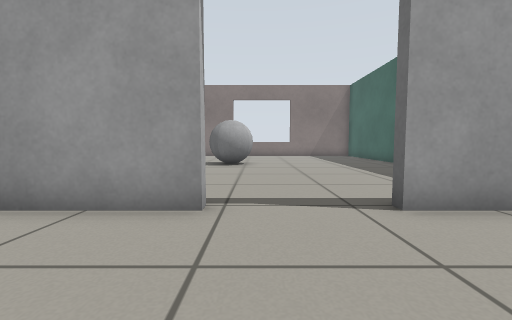
View 1 (above)

17 first-person views from a walk through a world built for the Gazebo simulator. The camera is 0.5 m above the floor, tilts 4° down and sees 90° across. The floor is counted in squares, 0.5 m on a side. Each view is taken from the middle of a square. On the plan, view 1 faces up. The plan holds only what a view shows up to about 11 squares ahead; the rest is blank.

View 2
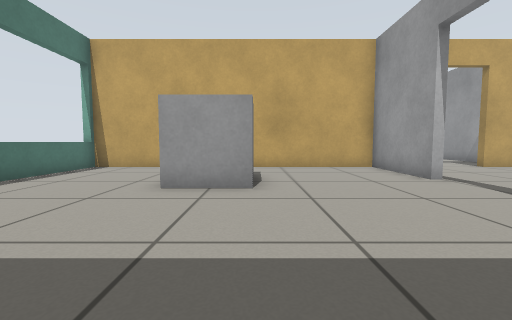

View 3
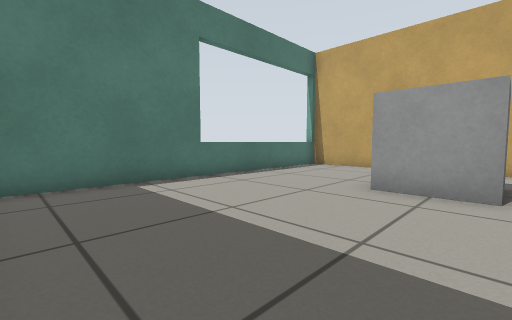

View 4
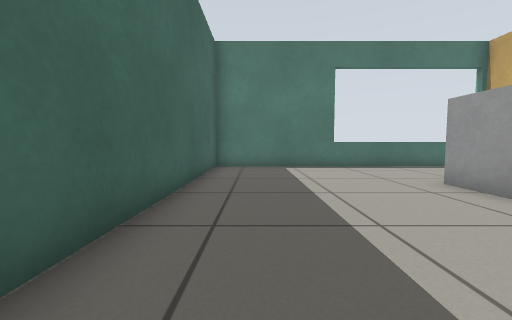

View 5
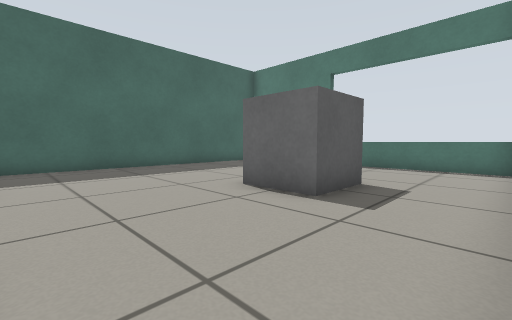

View 6
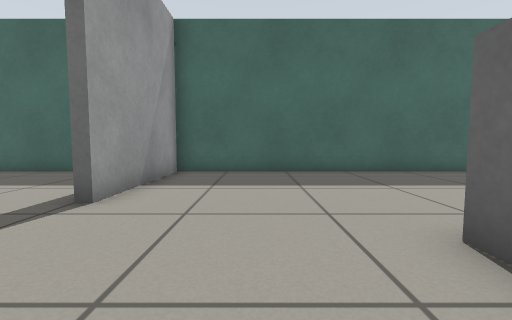

View 7
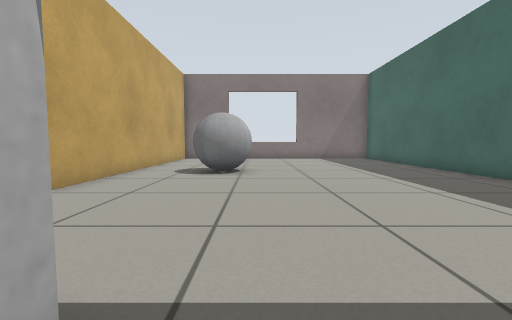

View 8
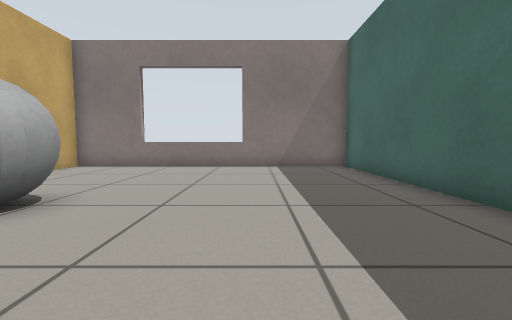

View 9
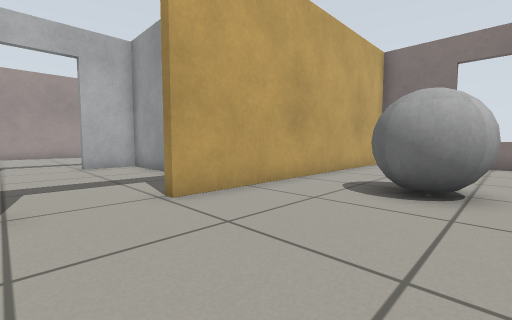

View 10
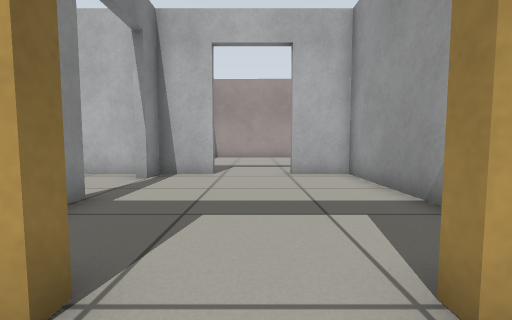

View 11
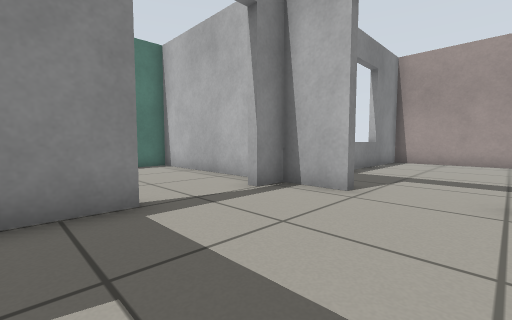

View 12
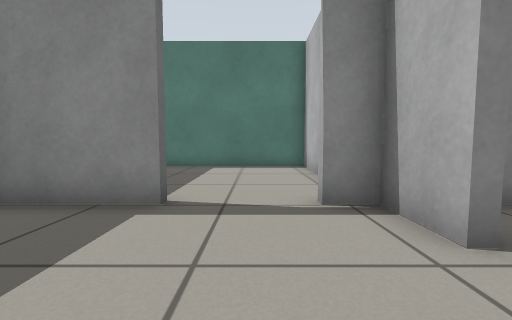

View 13
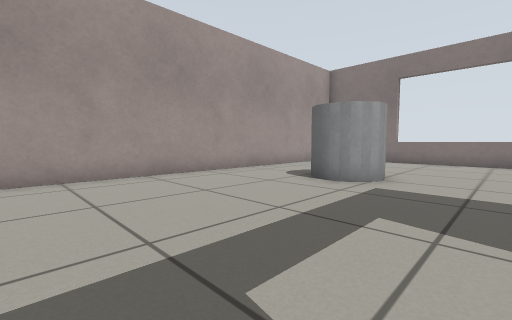

View 14
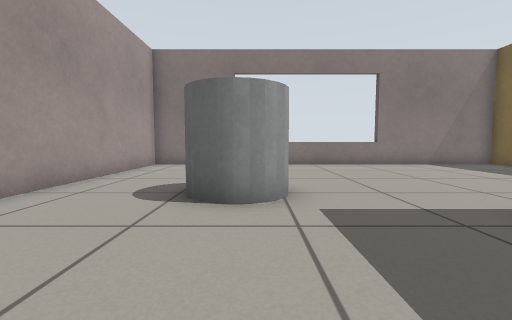

View 15
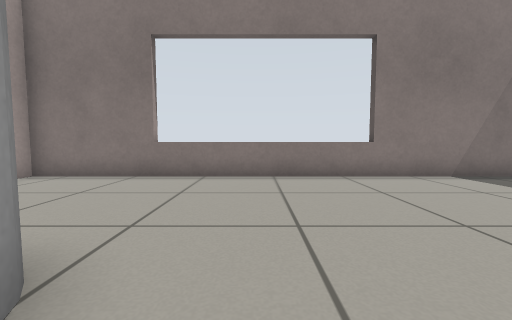

View 16
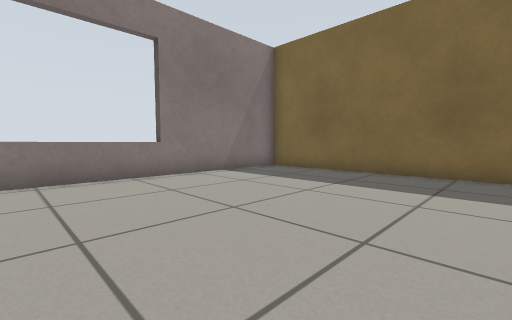

View 17
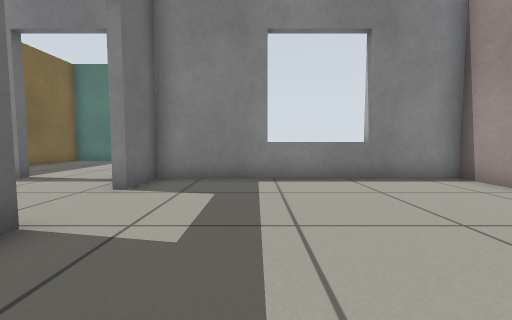

### Floor plan
Points are (right, up) in squares from view 1. A wall is a line through its corners. A room is listed if a view was taken in it or the views show most of it. See-through windows are left out.
Room 1 (views 1, 2, 3, 4, 5, 6, 7)
walls: (-0.8, 3.7) (-4.3, 3.7) (-4.3, -7.5) (6.6, -7.5) (6.6, 3.7) (2.1, 3.7)
ways out: open door at (1, 4) to room 2
objects: grey box (-1, -3) to (0, -1)
Room 2 (views 8, 9, 10)
walls: (6.6, 7.1) (6.6, 18.4) (-4.3, 18.4) (-4.3, 8.1)
ways out: open door at (1, 4) to room 1; open door at (-4.2, 7) to room 3
objects: grey ball (-2, 11) to (0, 12)
Room 3 (views 11, 12)
walls: (-7.5, 4) (-4.9, 4); (-6.9, 9.9) (-11, 9.9) (-11, 8.2); (-11, 5.7) (-11, 4) (-10, 4)
ways out: open door at (-4.2, 7) to room 2; open door at (-11, 7) to room 4; open door at (-9, 4) to room 5
Room 4 (views 13, 14, 15, 16, 17)
walls: (-9.6, 18.2) (-9.6, 18.7); (-4.6, 10.9) (-4.6, 18.4) (-19.5, 18.4) (-19.6, 4) (-11.3, 4) (-11.3, 5.7)
ways out: open door at (-11, 7) to room 3
objects: grey cylinder (-16, 11) to (-15, 13)
Room 5 (no view inside)
walls: (-4.6, -0.3) (-4.6, 0.5); (-11, 3.4) (-11, -2.5) (-5.2, -2.5)
ways out: open door at (-9, 4) to room 3

Where each view was taken, in squares from view 1:
view 1: 0 up, 0 right, facing up
view 2: 1 down, 6 right, facing left
view 3: 1 down, 6 right, facing down-left
view 4: 3 up, 5 right, facing down
view 5: 3 up, 4 left, facing down-right
view 6: 1 up, 2 left, facing right
view 7: 3 up, 0 right, facing up
view 8: 8 up, 3 right, facing up
view 9: 6 up, 0 right, facing up-left
view 10: 7 up, 3 left, facing left
view 11: 8 up, 6 left, facing down-left
view 12: 8 up, 9 left, facing down
view 13: 5 up, 12 left, facing up-left
view 14: 7 up, 15 left, facing up
view 15: 11 up, 13 left, facing up
view 16: 11 up, 13 left, facing up-right
view 17: 11 up, 14 left, facing down
